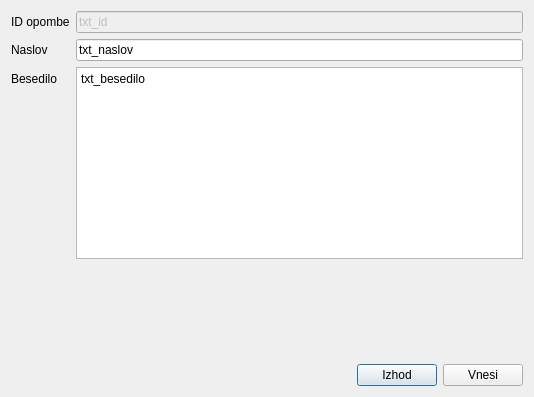
<?xml version="1.0" encoding="UTF-8"?>
<ui version="4.0">
 <class>opombepriracunih</class>
 <widget class="QDialog" name="opombepriracunih">
  <property name="windowModality">
   <enum>Qt::ApplicationModal</enum>
  </property>
  <property name="geometry">
   <rect>
    <x>0</x>
    <y>0</y>
    <width>534</width>
    <height>397</height>
   </rect>
  </property>
  <property name="windowTitle">
   <string>Urejanje opomb pri računih</string>
  </property>
  <property name="windowIcon">
   <iconset>
    <normaloff>srcek.svg</normaloff>srcek.svg</iconset>
  </property>
  <layout class="QVBoxLayout" name="verticalLayout">
   <item>
    <layout class="QFormLayout" name="formLayout">
     <item row="0" column="0">
      <widget class="QLabel" name="label">
       <property name="text">
        <string>ID opombe</string>
       </property>
      </widget>
     </item>
     <item row="1" column="0">
      <widget class="QLabel" name="label_2">
       <property name="text">
        <string>Naslov</string>
       </property>
      </widget>
     </item>
     <item row="2" column="0">
      <widget class="QLabel" name="label_3">
       <property name="text">
        <string>Besedilo</string>
       </property>
      </widget>
     </item>
     <item row="2" column="1">
      <widget class="QPlainTextEdit" name="txt_besedilo">
       <property name="plainText">
        <string>txt_besedilo</string>
       </property>
      </widget>
     </item>
     <item row="1" column="1">
      <widget class="QLineEdit" name="txt_naslov">
       <property name="text">
        <string>txt_naslov</string>
       </property>
      </widget>
     </item>
     <item row="0" column="1">
      <widget class="QLineEdit" name="txt_id">
       <property name="enabled">
        <bool>false</bool>
       </property>
       <property name="text">
        <string>txt_id</string>
       </property>
      </widget>
     </item>
    </layout>
   </item>
   <item>
    <spacer name="verticalSpacer">
     <property name="orientation">
      <enum>Qt::Vertical</enum>
     </property>
     <property name="sizeHint" stdset="0">
      <size>
       <width>20</width>
       <height>72</height>
      </size>
     </property>
    </spacer>
   </item>
   <item>
    <layout class="QHBoxLayout" name="horizontalLayout">
     <item>
      <spacer name="horizontalSpacer">
       <property name="orientation">
        <enum>Qt::Horizontal</enum>
       </property>
       <property name="sizeHint" stdset="0">
        <size>
         <width>40</width>
         <height>20</height>
        </size>
       </property>
      </spacer>
     </item>
     <item>
      <widget class="QPushButton" name="btn_izhod">
       <property name="text">
        <string>Izhod</string>
       </property>
      </widget>
     </item>
     <item>
      <widget class="QPushButton" name="btn_sprejmi">
       <property name="text">
        <string>Vnesi</string>
       </property>
      </widget>
     </item>
    </layout>
   </item>
  </layout>
 </widget>
 <tabstops>
  <tabstop>txt_id</tabstop>
  <tabstop>txt_naslov</tabstop>
  <tabstop>txt_besedilo</tabstop>
  <tabstop>btn_sprejmi</tabstop>
  <tabstop>btn_izhod</tabstop>
 </tabstops>
 <resources/>
 <connections/>
</ui>
